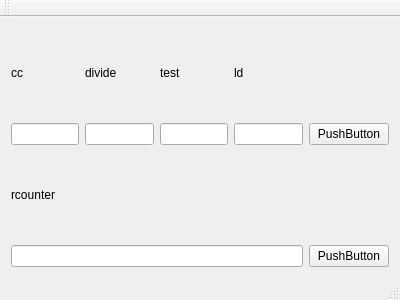
<?xml version="1.0" encoding="UTF-8"?>
<ui version="4.0">
 <class>MainWindow</class>
 <widget class="QMainWindow" name="MainWindow">
  <property name="geometry">
   <rect>
    <x>0</x>
    <y>0</y>
    <width>400</width>
    <height>300</height>
   </rect>
  </property>
  <property name="windowTitle">
   <string>MainWindow</string>
  </property>
  <widget class="QWidget" name="centralWidget">
   <layout class="QGridLayout" name="gridLayout">
    <item row="1" column="0">
     <widget class="QLineEdit" name="lineEditcc"/>
    </item>
    <item row="3" column="0" colspan="4">
     <widget class="QLineEdit" name="lineEdit_5full"/>
    </item>
    <item row="1" column="1">
     <widget class="QLineEdit" name="lineEdit_2div"/>
    </item>
    <item row="1" column="2">
     <widget class="QLineEdit" name="lineEdit_3test"/>
    </item>
    <item row="1" column="3">
     <widget class="QLineEdit" name="lineEdit_4ld"/>
    </item>
    <item row="0" column="0">
     <widget class="QLabel" name="label">
      <property name="text">
       <string>cc</string>
      </property>
     </widget>
    </item>
    <item row="0" column="3">
     <widget class="QLabel" name="label_4">
      <property name="text">
       <string>ld</string>
      </property>
     </widget>
    </item>
    <item row="0" column="1">
     <widget class="QLabel" name="label_2">
      <property name="text">
       <string>divide</string>
      </property>
     </widget>
    </item>
    <item row="0" column="2">
     <widget class="QLabel" name="label_3">
      <property name="text">
       <string>test</string>
      </property>
     </widget>
    </item>
    <item row="2" column="0">
     <widget class="QLabel" name="label_5">
      <property name="text">
       <string>rcounter</string>
      </property>
     </widget>
    </item>
    <item row="1" column="4">
     <widget class="QPushButton" name="pushButton">
      <property name="text">
       <string>PushButton</string>
      </property>
     </widget>
    </item>
    <item row="3" column="4">
     <widget class="QPushButton" name="pushButton_2">
      <property name="text">
       <string>PushButton</string>
      </property>
     </widget>
    </item>
   </layout>
  </widget>
  <widget class="QMenuBar" name="menuBar">
   <property name="geometry">
    <rect>
     <x>0</x>
     <y>0</y>
     <width>400</width>
     <height>22</height>
    </rect>
   </property>
  </widget>
  <widget class="QToolBar" name="mainToolBar">
   <attribute name="toolBarArea">
    <enum>TopToolBarArea</enum>
   </attribute>
   <attribute name="toolBarBreak">
    <bool>false</bool>
   </attribute>
  </widget>
  <widget class="QStatusBar" name="statusBar"/>
 </widget>
 <layoutdefault spacing="6" margin="11"/>
 <resources/>
 <connections/>
</ui>
